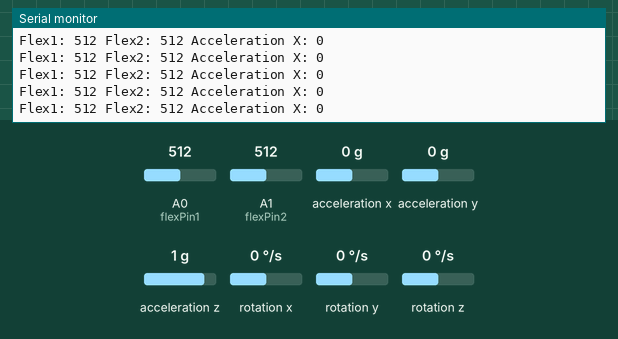
This sketch was run on a simulated Arduino Uno, built with avr-gcc and run on an emulated ATmega328P. On the bench: the last lines printed to the serial monitor. The inputs (shaded band) are chosen by the test bench; at power-on: A1 (flexPin2) = 512, A0 (flexPin1) = 512, acceleration x 0 g, acceleration y 0 g, acceleration z 1 g, rotation x 0 °/s, rotation y 0 °/s, rotation z 0 °/s. No radio packets arrive unless stated.

Above: at 8.7 s.
8.8 s: A1 (flexPin2) set to 107
At 8.98 s:
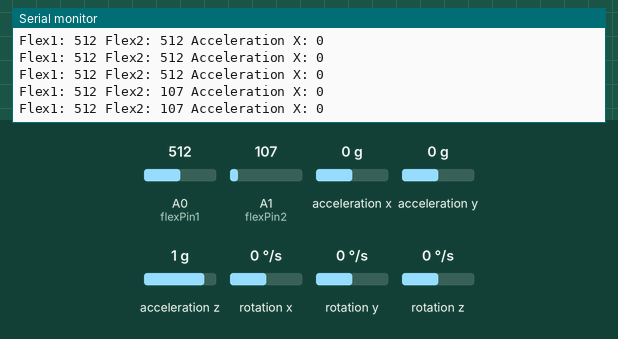
11.8 s: A1 (flexPin2) set to 89
At 11.9 s:
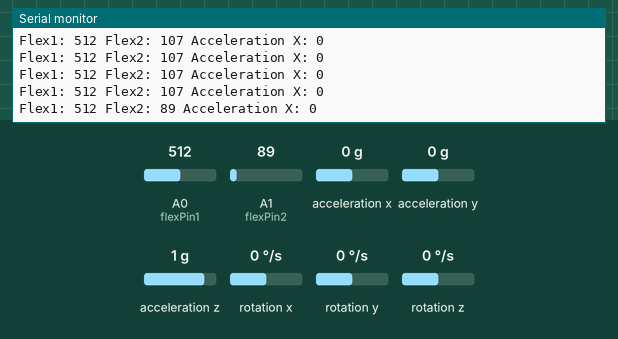
13.3 s: A0 (flexPin1) set to 109
At 13.36 s:
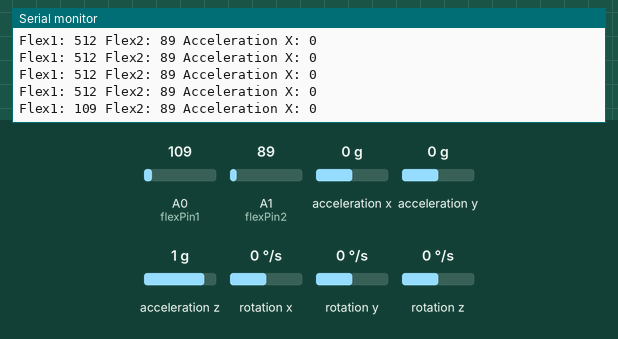
16.3 s: A0 (flexPin1) set to 89
At 16.38 s:
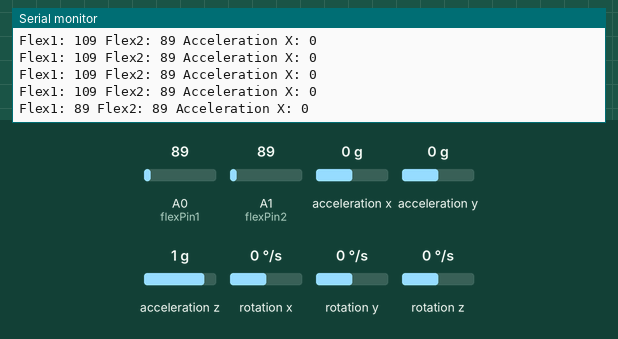
Timing chart, 0 to 18.8 s (numbered marks = the images above; inputs shaded):
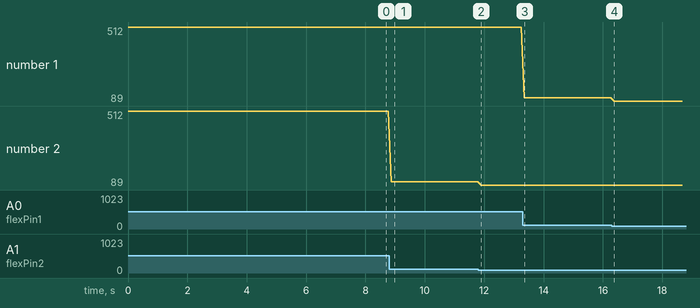

Measured:
- after the input at 8.8 s, the serial monitor: prints a new line after 0.07 s (image 1)
- after the input at 11.8 s, the serial monitor: prints a new line after 0.10 s (image 2)
- after the input at 13.3 s, the serial monitor: prints a new line after 0.05 s (image 3)
- after the input at 16.3 s, the serial monitor: prints a new line after 0.08 s (image 4)
- plotted number 1: 512 → 109 after the input at 13.3 s
- plotted number 2: 512 → 107 after the input at 8.8 s, 107 → 89 after the input at 11.8 s

The sketch:

Transmitter_s_End.ino
```cpp
#include <SPI.h>
#include <nRF24L01.h>
#include <RF24.h>
#include <Wire.h>
#include <MPU6050.h>

RF24 radio(9, 8); // CE, CSN
const uint64_t pipe = 0XE8E8F0F0E1LL;
const int flexPin1 = A0; // Analog pin connected to the first flex sensor
const int flexPin2 = A1; // Analog pin connected to the second flex sensor
MPU6050 mpu;

struct DataPacket {
  int flexvalue1;
  int flexvalue2;
  int16_t ax, ay, az;
};

void setup() {
  Serial.begin(9600);
  Wire.begin();
  mpu.initialize();
  radio.begin();
  radio.openWritingPipe(pipe);
  radio.setPALevel(RF24_PA_LOW);
  radio.stopListening();
}

void loop() {
  DataPacket data;
  data.flexvalue1 = analogRead(flexPin1); // Read the analog value from the first flex sensor
  data.flexvalue2 = analogRead(flexPin2); // Read the analog value from the second flex sensor

  mpu.getAcceleration(&data.ax, &data.ay, &data.az); // Get acceleration values from MPU6050

  radio.write(&data, sizeof(data)); // Send all data via radio
  Serial.print("Flex1: ");
  Serial.print(data.flexvalue1);
  Serial.print(" Flex2: ");
  Serial.print(data.flexvalue2);
  Serial.print(" Acceleration X: ");
  Serial.println(data.ax);

  delay(100); // Adjust delay as needed to control the data transmission rate
}
```
